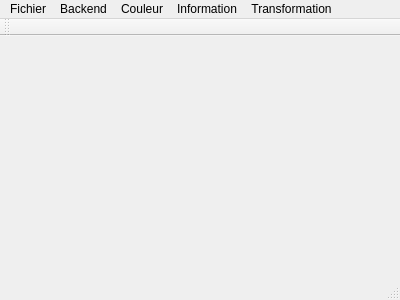
<?xml version="1.0" encoding="UTF-8"?>
<ui version="4.0">
 <class>MainWindow</class>
 <widget class="QMainWindow" name="MainWindow">
  <property name="geometry">
   <rect>
    <x>0</x>
    <y>0</y>
    <width>400</width>
    <height>300</height>
   </rect>
  </property>
  <property name="windowTitle">
   <string>MainWindow</string>
  </property>
  <widget class="QWidget" name="centralWidget"/>
  <widget class="QMenuBar" name="menuBar">
   <property name="geometry">
    <rect>
     <x>0</x>
     <y>0</y>
     <width>400</width>
     <height>21</height>
    </rect>
   </property>
   <widget class="QMenu" name="menuFichier">
    <property name="title">
     <string>Fichier</string>
    </property>
    <widget class="QMenu" name="menuNouvelle_Image">
     <property name="title">
      <string>Nouvelle Image</string>
     </property>
     <addaction name="actionDepuis_fichier"/>
     <addaction name="actionDepuis_cam_ra"/>
    </widget>
    <addaction name="menuNouvelle_Image"/>
    <addaction name="actionR_initialiser_Origine"/>
    <addaction name="actionFermer"/>
    <addaction name="separator"/>
    <addaction name="actionPrecedente"/>
    <addaction name="actionSuivante"/>
    <addaction name="actionSauvegarder"/>
    <addaction name="separator"/>
    <addaction name="actionQuitter"/>
   </widget>
   <widget class="QMenu" name="menuBackend">
    <property name="title">
     <string>Backend</string>
    </property>
    <addaction name="actionCustom"/>
    <addaction name="actionOpenCV"/>
   </widget>
   <widget class="QMenu" name="menuCouleur">
    <property name="title">
     <string>Couleur</string>
    </property>
    <addaction name="actionVers_Grayscale"/>
    <addaction name="actionVers_Black_White"/>
    <addaction name="actionVers_HSV"/>
   </widget>
   <widget class="QMenu" name="menuInformation">
    <property name="title">
     <string>Information</string>
    </property>
    <addaction name="actionHistogramme_couleur"/>
    <addaction name="actionD_taille_image"/>
   </widget>
   <widget class="QMenu" name="menuTransformation">
    <property name="title">
     <string>Transformation</string>
    </property>
    <widget class="QMenu" name="menuEnlever_bruit">
     <property name="title">
      <string>Enlever bruit</string>
     </property>
     <addaction name="actionPasse_haut"/>
     <addaction name="actionPasse_bas"/>
    </widget>
    <widget class="QMenu" name="menuFiltre">
     <property name="title">
      <string>Filtre</string>
     </property>
     <addaction name="actionMoyenne"/>
     <addaction name="actionM_dianne"/>
    </widget>
    <widget class="QMenu" name="menuOption">
     <property name="title">
      <string>Option</string>
     </property>
     <addaction name="actionKernel_3x3"/>
     <addaction name="actionKernel_5x5"/>
    </widget>
    <addaction name="menuEnlever_bruit"/>
    <addaction name="menuFiltre"/>
    <addaction name="menuOption"/>
   </widget>
   <addaction name="menuFichier"/>
   <addaction name="menuBackend"/>
   <addaction name="menuCouleur"/>
   <addaction name="menuInformation"/>
   <addaction name="menuTransformation"/>
  </widget>
  <widget class="QToolBar" name="mainToolBar">
   <attribute name="toolBarArea">
    <enum>TopToolBarArea</enum>
   </attribute>
   <attribute name="toolBarBreak">
    <bool>false</bool>
   </attribute>
  </widget>
  <widget class="QStatusBar" name="statusBar"/>
  <action name="actionDepuis_fichier">
   <property name="text">
    <string>Depuis fichier</string>
   </property>
  </action>
  <action name="actionDepuis_cam_ra">
   <property name="text">
    <string>Depuis caméra</string>
   </property>
  </action>
  <action name="actionR_initialiser_Origine">
   <property name="text">
    <string>Réinitialiser Origine</string>
   </property>
  </action>
  <action name="actionSauvegarder">
   <property name="text">
    <string>Sauvegarder</string>
   </property>
  </action>
  <action name="actionPrecedente">
   <property name="text">
    <string>Précédente</string>
   </property>
  </action>
  <action name="actionSuivante">
   <property name="text">
    <string>Suivante</string>
   </property>
  </action>
  <action name="actionQuitter">
   <property name="text">
    <string>Quitter</string>
   </property>
  </action>
  <action name="actionCustom">
   <property name="text">
    <string>Custom</string>
   </property>
  </action>
  <action name="actionOpenCV">
   <property name="text">
    <string>OpenCV</string>
   </property>
  </action>
  <action name="actionVers_Grayscale">
   <property name="text">
    <string>Vers Grayscale</string>
   </property>
  </action>
  <action name="actionVers_Black_White">
   <property name="text">
    <string>Vers Black&amp;White</string>
   </property>
  </action>
  <action name="actionVers_HSV">
   <property name="text">
    <string>Vers HSV</string>
   </property>
  </action>
  <action name="actionHistogramme_couleur">
   <property name="text">
    <string>Histogramme couleur</string>
   </property>
  </action>
  <action name="actionD_taille_image">
   <property name="text">
    <string>Détaille image</string>
   </property>
  </action>
  <action name="actionPasse_haut">
   <property name="text">
    <string>Passe-haut</string>
   </property>
  </action>
  <action name="actionPasse_bas">
   <property name="text">
    <string>Passe-bas</string>
   </property>
  </action>
  <action name="actionMoyenne">
   <property name="text">
    <string>Moyenne</string>
   </property>
  </action>
  <action name="actionM_dianne">
   <property name="text">
    <string>Médianne</string>
   </property>
  </action>
  <action name="actionFermer">
   <property name="text">
    <string>Fermer</string>
   </property>
  </action>
  <action name="actionKernel_3x3">
   <property name="text">
    <string>Kernel 3x3</string>
   </property>
  </action>
  <action name="actionKernel_5x5">
   <property name="text">
    <string>Kernel 5x5</string>
   </property>
  </action>
 </widget>
 <layoutdefault spacing="6" margin="11"/>
 <resources/>
 <connections/>
</ui>
